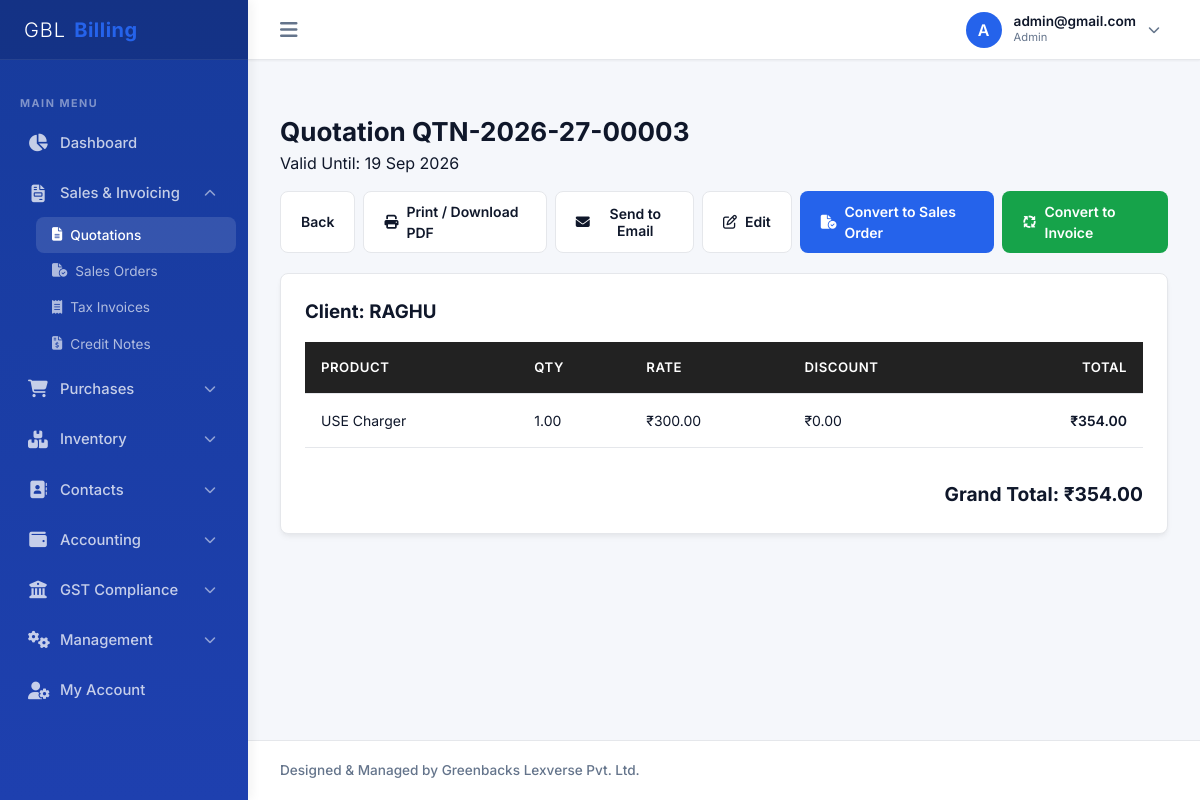
Screenshot of /company/quotations/24/ (signed in) with the database file from the repository.
### billing/models.py (models this page shows, shortened)
class CustomUser(AbstractUser):
    ROLE_CHOICES = [
        ('SUPERADMIN', 'System Superadmin'),  # For Admin Panel Owner
        ('ADMIN', 'Company Admin'),           # Company Owner
        ('ACCOUNTANT', 'Accountant'),
        ('BILLING_STAFF', 'Billing Staff'),
        ('SALES_STAFF', 'Sales Staff'),
        ('INVENTORY_STAFF', 'Inventory Staff'),
    ]
    company = models.ForeignKey(Company, on_delete=models.CASCADE, null=True, blank=True, related_name='users')
    role = models.CharField(max_length=20, choices=ROLE_CHOICES, default='ADMIN')
    mobile = models.CharField(max_length=15, blank=True, null=True)
    profile_photo = models.ImageField(upload_to='profile_photos/', blank=True, null=True)
    updated_at = models.DateTimeField(auto_now=True, null=True)
    def get_profile_photo_url(self):
        if self.profile_photo:
            try:
                timestamp = int(self.updated_at.timestamp()) if self.updated_at else 1
                return f"{self.profile_photo.url}?v={timestamp}"
            except Exception:
                return self.profile_photo.url
        return None

class Quotation(models.Model):
    STATUS_CHOICES = [('DRAFT', 'Draft'), ('SENT', 'Sent'), ('ACCEPTED', 'Accepted'), ('REJECTED', 'Rejected'), ('EXPIRED', 'Expired'), ('CONVERTED', 'Converted')]
    company = models.ForeignKey(Company, on_delete=models.CASCADE)
    customer = models.ForeignKey(Customer, on_delete=models.PROTECT)
    quotation_number = models.CharField(max_length=50)
    date = models.DateField()
    valid_until = models.DateField()
    subtotal = models.DecimalField(max_digits=15, decimal_places=2, default=Decimal('0.00'))
    taxable_value = models.DecimalField(max_digits=15, decimal_places=2, default=Decimal('0.00'))
    cgst_total = models.DecimalField(max_digits=15, decimal_places=2, default=Decimal('0.00'))
    sgst_total = models.DecimalField(max_digits=15, decimal_places=2, default=Decimal('0.00'))
    igst_total = models.DecimalField(max_digits=15, decimal_places=2, default=Decimal('0.00'))
    grand_total = models.DecimalField(max_digits=15, decimal_places=2, default=Decimal('0.00'))
    status = models.CharField(max_length=20, choices=STATUS_CHOICES, default='DRAFT')
    notes = models.TextField(blank=True, null=True)
    terms = models.TextField(blank=True, null=True)
    converted_to_invoice = models.ForeignKey(Invoice, on_delete=models.SET_NULL, null=True, blank=True)
    class Meta:
        unique_together = ('company', 'quotation_number')

class Customer(models.Model):
    CUSTOMER_TYPES = [
        ('REGISTERED', 'Regular Registered'),
        ('COMPOSITION', 'Composition Scheme'),
        ('UNREGISTERED', 'Unregistered Business'),
        ('CONSUMER', 'Consumer / Retailer'),
        ('SEZ', 'SEZ Developer / Unit'),
        ('EXPORT', 'Overseas Export'),
    ]
    company = models.ForeignKey(Company, on_delete=models.CASCADE)
    name = models.CharField(max_length=200)
    business_name = models.CharField(max_length=200, blank=True, null=True)
    customer_type = models.CharField(max_length=20, choices=CUSTOMER_TYPES, default='CONSUMER')
    gstin = models.CharField(max_length=15, blank=True, null=True)
    pan = models.CharField(max_length=10, blank=True, null=True)
    email = models.EmailField(blank=True, null=True)
    mobile = models.CharField(max_length=15)
    alternate_mobile = models.CharField(max_length=15, blank=True, null=True)
    billing_address = models.TextField()
    billing_city = models.CharField(max_length=100)
    billing_state = models.CharField(max_length=100)
    billing_state_code = models.CharField(max_length=2)
    billing_pincode = models.CharField(max_length=6)
    shipping_address = models.TextField(blank=True, null=True)
    shipping_city = models.CharField(max_length=100, blank=True, null=True)
    shipping_state = models.CharField(max_length=100, blank=True, null=True)
    shipping_state_code = models.CharField(max_length=2, blank=True, null=True)
    shipping_pincode = models.CharField(max_length=6, blank=True, null=True)
    credit_limit = models.DecimalField(max_digits=12, decimal_places=2, default=Decimal('0.00'))
    credit_days = models.IntegerField(default=30)
    opening_balance = models.DecimalField(max_digits=12, decimal_places=2, default=Decimal('0.00'))
    opening_balance_type = models.CharField(max_length=2, choices=[('DR', 'Debit (Receivable)'), ('CR', 'Credit (Payable)')], default='DR')
    outstanding_balance = models.DecimalField(max_digits=12, decimal_places=2, default=Decimal('0.00'))
    is_active = models.BooleanField(default=True)
    created_at = models.DateTimeField(auto_now_add=True)

class QuotationItem(models.Model):
    quotation = models.ForeignKey(Quotation, on_delete=models.CASCADE, related_name='items')
    product = models.ForeignKey(Product, on_delete=models.PROTECT)
    quantity = models.DecimalField(max_digits=12, decimal_places=2)
    rate = models.DecimalField(max_digits=12, decimal_places=2)
    discount = models.DecimalField(max_digits=12, decimal_places=2, default=Decimal('0.00'))
    taxable_value = models.DecimalField(max_digits=12, decimal_places=2)
    gst_rate = models.DecimalField(max_digits=5, decimal_places=2, default=Decimal('18.00'))
    cgst_amount = models.DecimalField(max_digits=12, decimal_places=2, default=Decimal('0.00'))
    sgst_amount = models.DecimalField(max_digits=12, decimal_places=2, default=Decimal('0.00'))
    igst_amount = models.DecimalField(max_digits=12, decimal_places=2, default=Decimal('0.00'))
    hsn_sac_code = models.CharField(max_length=20, blank=True, null=True)
    total_amount = models.DecimalField(max_digits=15, decimal_places=2)

class Product(models.Model):
    TYPES = [('GOODS', 'Goods'), ('SERVICES', 'Services')]
    company = models.ForeignKey(Company, on_delete=models.CASCADE)
    name = models.CharField(max_length=200)
    product_type = models.CharField(max_length=10, choices=TYPES, default='GOODS')
    sku = models.CharField(max_length=100, blank=True, null=True)
    barcode = models.CharField(max_length=100, blank=True, null=True)
    category = models.ForeignKey(Category, on_delete=models.SET_NULL, null=True, blank=True)
    brand = models.ForeignKey(Brand, on_delete=models.SET_NULL, null=True, blank=True)
    hsn_sac = models.ForeignKey(HSNSACMaster, on_delete=models.SET_NULL, null=True, blank=True)
    unit = models.ForeignKey(Unit, on_delete=models.SET_NULL, null=True, blank=True)
    description = models.TextField(blank=True, null=True)
    image = models.ImageField(upload_to='products/', blank=True, null=True)
    purchase_price = models.DecimalField(max_digits=12, decimal_places=2, default=Decimal('0.00'))
    selling_price = models.DecimalField(max_digits=12, decimal_places=2, default=Decimal('0.00'))
    mrp = models.DecimalField(max_digits=12, decimal_places=2, default=Decimal('0.00'))
    wholesale_price = models.DecimalField(max_digits=12, decimal_places=2, default=Decimal('0.00'))
    retail_price = models.DecimalField(max_digits=12, decimal_places=2, default=Decimal('0.00'))
    min_selling_price = models.DecimalField(max_digits=12, decimal_places=2, default=Decimal('0.00'))
    tax_inclusive = models.BooleanField(default=False)
    track_inventory = models.BooleanField(default=True)
    allow_negative_stock = models.BooleanField(default=False)
    current_stock = models.DecimalField(max_digits=12, decimal_places=2, default=Decimal('0.00'))
    min_stock = models.DecimalField(max_digits=12, decimal_places=2, default=Decimal('0.00'))
    max_stock = models.DecimalField(max_digits=12, decimal_places=2, default=Decimal('0.00'))
    is_active = models.BooleanField(default=True)
    created_at = models.DateTimeField(auto_now_add=True)

### billing/views.py (the view)
# urls.py: path('company/quotations/<int:pk>/', views.QuotationDetailView.as_view(), name='quotation_view'),
class QuotationDetailView(CompanyRequiredMixin, CompanyQuerySetMixin, DetailView):
    model = Quotation
    template_name = 'company/quotation_detail.html'
    context_object_name = 'quotation'

### billing/mixins.py (called while the page is built)
    def dispatch(self, request, *args, **kwargs):
        if not request.user.is_authenticated:
            return self.handle_no_permission()
        if request.user.role == 'SUPERADMIN':
            raise PermissionDenied("System Superadmins cannot access Company Panel.")
        if not request.user.company or not request.user.company.is_active:
            raise PermissionDenied("You do not belong to an active business account.")
        company = request.user.company
        if company.subscription_status == 'SUSPENDED':
            raise PermissionDenied("Your business subscription is suspended. Please contact admin.")
        return super().dispatch(request, *args, **kwargs)

    def get_queryset(self):
        queryset = super().get_queryset()
        return queryset.filter(company=self.request.user.company)

### templates/company/quotation_detail.html (shortened to what this page needs)
{% extends 'base_company.html' %}
{% block sub_quotations %}sub-item-active{% endblock %}
{% block content %}
<div class="page-header">
    <div>
        <h1 class="page-title">Quotation {{ quotation.quotation_number }}</h1>
        <p style="color: var(--muted-foreground);">Valid Until: {{ quotation.valid_until|date:"d M Y" }}</p>
    </div>
    <div style="display: flex; gap: 0.5rem;">
        <a href="{% url 'quotation_list' %}" class="btn btn-secondary">Back</a>
        <a href="{% url 'quotation_pdf' quotation.id %}" target="_blank" class="btn btn-secondary">
            <i class="fa-solid fa-print"></i> Print / Download PDF
        </a>
        <button type="button" class="btn btn-secondary" onclick="openSendEmailModal()">
            <i class="fa-solid fa-envelope"></i> Send to Email
        </button>
        {% if quotation.status != 'CONVERTED' %}
            <a href="{% url 'quotation_edit' quotation.id %}" class="btn btn-secondary">
                <i class="fa-regular fa-pen-to-square"></i> Edit
            </a>
            <a href="{% url 'quotation_convert_so' quotation.id %}" class="btn btn-primary">
                <i class="fa-solid fa-file-circle-check"></i> Convert to Sales Order
            </a>
            <a href="{% url 'quotation_convert' quotation.id %}" class="btn btn-success">
                <i class="fa-solid fa-arrows-spin"></i> Convert to Invoice
            </a>
        {% endif %}
    </div>
</div>
<div class="card-container">
    <div class="card-body">
        <h3 style="margin-bottom: 1rem;">Client: {{ quotation.customer.name }}</h3>
        <table class="custom-table">
            <thead>
                <tr>
                    <th>Product</th>
                    <th>Qty</th>
                    <th>Rate</th>
                    <th>Discount</th>
                    <th style="text-align: right;">Total</th>
                </tr>
            </thead>
            <tbody>
                {% for item in quotation.items.all %}
                    <tr>
                        <td>{{ item.product.name }}</td>
                        <td>{{ item.quantity }}</td>
                        <td>₹{{ item.rate }}</td>
                        <td>₹{{ item.discount }}</td>
                        <td style="text-align: right; font-weight:600;">₹{{ item.total_amount }}</td>
                    </tr>
                {% endfor %}
            </tbody>
        </table>
        <div style="text-align: right; margin-top: 2rem; font-size: 1.2rem;">
            <strong>Grand Total: ₹{{ quotation.grand_total }}</strong>
        </div>
    </div>
</div>
{% endblock %}

### templates/base.html (shortened to what this page needs)
{% load static %}
<!DOCTYPE html>
<html lang="en">
<head>
    <link href="https://cdnjs.cloudflare.com/ajax/libs/font-awesome/6.4.0/css/all.min.css" rel="stylesheet">
    <link rel="stylesheet" href="{% static 'css/styles.css' %}">
</head>
<body>
    <div class="app-container">
        <aside class="sidebar" id="sidebar">
            <div class="sidebar-header">
                <div class="sidebar-logo">
                    <span style="color: #ffffff; font-weight: 300; letter-spacing: 1px;">GBL</span><span style="color: #2563eb; font-weight: 700; letter-spacing: 0.5px;">Billing</span>
                </div>
            </div>
            <ul class="sidebar-menu">
                {% block sidebar_menu %}{% endblock %}
            </ul>
        </aside>
        <div class="main-wrapper">
            <header class="app-header">
                <div class="header-left">
                    <button class="toggle-sidebar-btn" id="toggle-sidebar">
                        <i class="fa-solid fa-bars"></i>
                    </button>
                </div>
                <div class="header-right">
                    <div class="profile-trigger-container" id="profile-area">
                        <div class="user-profile" id="profile-btn">
                            <div class="user-avatar" id="header-user-avatar-box">
                                {% if request.user.get_profile_photo_url %}
                                    <img id="header-user-avatar" src="{{ request.user.get_profile_photo_url }}" alt="Profile" style="width: 100%; height: 100%; object-fit: cover; border-radius: 50%;">
                                {% else %}
                                    <span id="header-user-initial">{{ request.user.username|slice:":1"|upper }}</span>
                                {% endif %}
                            </div>
                            <div class="user-info-text">
                                <div style="font-size: 0.85rem; font-weight: 600; line-height: 1.2;">{{ request.user.username }}</div>
                                <div style="font-size: 0.7rem; color: var(--muted); text-transform: capitalize;">{{ request.user.role|lower }}</div>
                            </div>
                            <i class="fa-solid fa-chevron-down dropdown-arrow"></i>
                        </div>
                    </div>
                </div>
            </header>
            <main class="content-body">
                {% block content %}{% endblock %}
            </main>
            <footer class="app-footer">
                <div style="font-size: 0.85rem; font-weight: 500;">Designed & Managed by Greenbacks Lexverse Pvt. Ltd.</div>
            </footer>
        </div>
    </div>
</body>
</html>

### rows the page displays
CustomUser: user.username "A", user.username "admin@gmail.com", user.role "Admin"
Quotation: quotation_number "QTN-2026-27-00003", valid_until "19 Sep 2026", customer.name "RAGHU", grand_total "354.00"
QuotationItem: product.name "USE Charger", quantity "1.00", rate "300.00", discount "0.00", total_amount "354.00"
